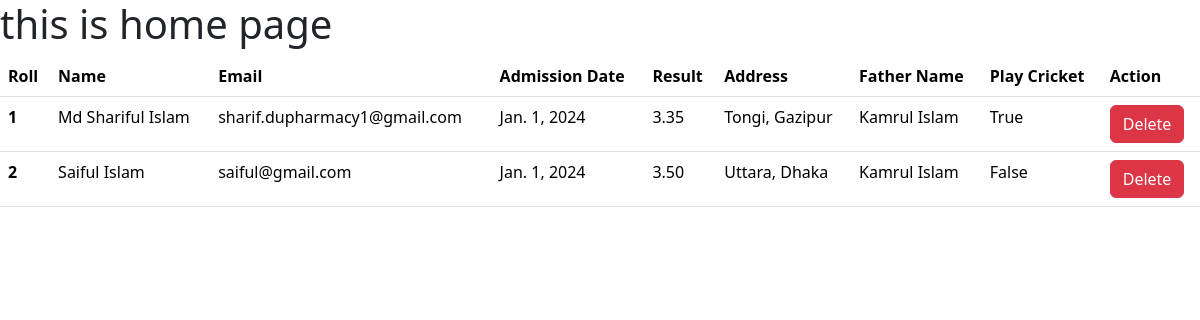
The page / on the database its author committed.
### first_app/models.py (models this page shows, shortened)
class Student(models.Model):
    name = models.CharField(max_length=20)
    roll = models.AutoField(primary_key = True)
    email = models.EmailField()
    Admission_date = models.DateField()
    Exam_date = models.DateTimeField()
    Result = models.DecimalField(max_digits=3,decimal_places = 2)
    address = models.TextField(max_length=100)
    father_name = models.TextField(max_length=30,default="Rahim")
    PlayCricket = models.BooleanField()
    class_duration = models.DurationField()
    class_start_time = models.TimeField()

### first_app/views.py (the view)
# urls.py: path('', views.home, name = "homepage"),
def home(request):
    student = models.Student.objects.all()
    return render(request, 'home.html', {'data': student})

### first_app/templates/home.html (shortened to what this page needs)
<!DOCTYPE html>
<html lang="en">
<head>
    <link
      href="https://cdn.jsdelivr.net/npm/bootstrap@5.3.2/dist/css/bootstrap.min.css"
      rel="stylesheet"
    />
</head>
<body>
    <h1>this is home page</h1>
    {% if data %}
    <table class="table">
        <thead>
          <tr>
            <th scope="col">Roll</th>
            <th scope="col">Name</th>
            <th scope="col">Email</th>
            <th scope="col">Admission Date</th>
            <th scope="col">Result</th>
            <th scope="col">Address</th>
            <th scope="col">Father Name</th>
            <th scope="col">Play Cricket</th>
            <th scope="col">Action</th>
          </tr>
        </thead>
        <tbody>
          {% for i in data %}
          <tr>
            <th scope="row">{{i.roll}}</th>
            <td>{{i.name}}</td>
            <td>{{i.email}}</td>
            <td>{{i.Admission_date}}</td>
            <td>{{i.Result}}</td>
            <td>{{i.address}}</td>
            <td>{{i.father_name}}</td>
            <td>{{i.PlayCricket}}</td>
            <td><a class="btn btn-danger text-white" href="{% url 'delete_student' i.roll %}">Delete</a></td>
          </tr>
          {% endfor %}
        </tbody>
      </table>
    {% else %}
    <h3>No data available to show</h3>
    {% endif %}
</body>
</html>

### rows shown on the page
Student: roll "1", name "Md Shariful Islam", email "sharif.dupharmacy1@gmail.com", Admission_date "Jan. 1, 2024", Result "3.35", address "Tongi, Gazipur", father_name "Kamrul Islam", PlayCricket "True"
Student: roll "2", name "Saiful Islam", email "saiful@gmail.com", Admission_date "Jan. 1, 2024", Result "3.50", address "Uttara, Dhaka", father_name "Kamrul Islam", PlayCricket "False"
